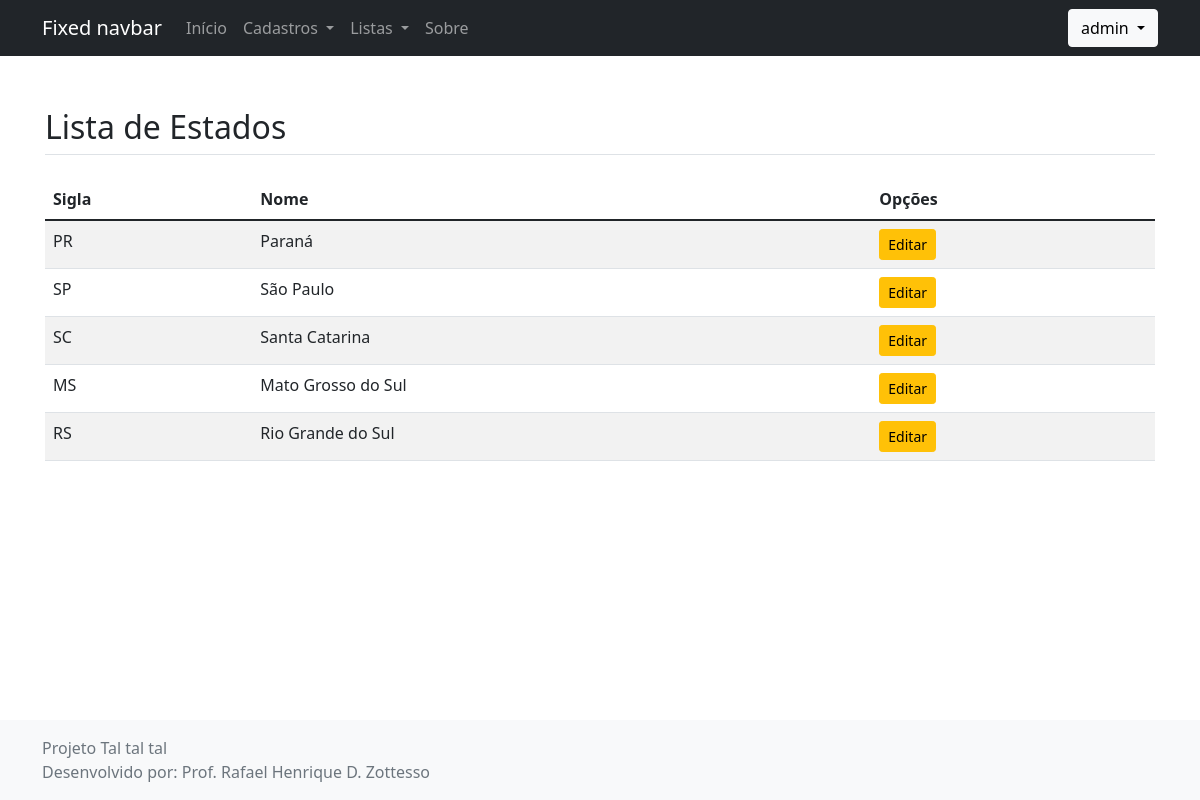
Before: /listar/estado/ (signed in) with the older database file.
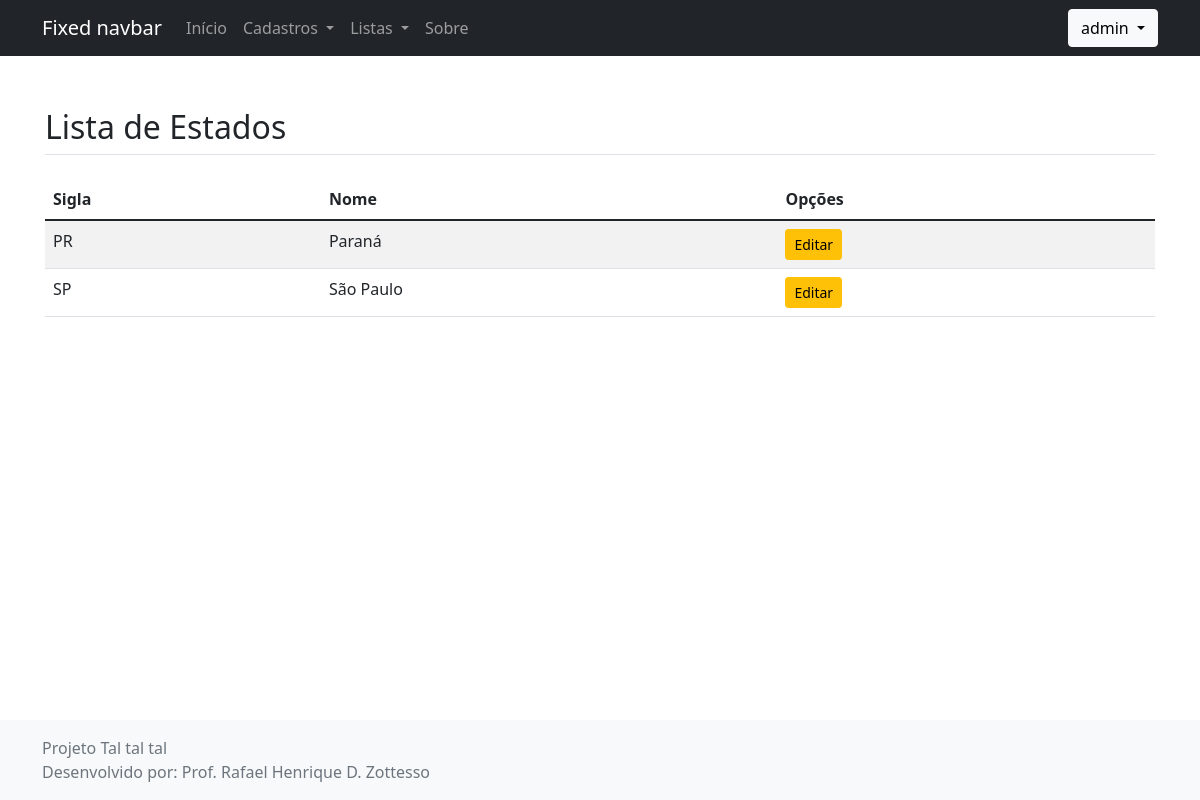
After: the same page with the newer database file.
### cadastros/models.py (models this page shows, shortened)
class Estado(models.Model):
    sigla = models.CharField(max_length=2, unique=True)
    nome = models.CharField(max_length=50)

### cadastros/views.py (the view)
# urls.py: path('listar/estado/', EstadoList.as_view(), name='listar-estado'),
class EstadoList(LoginRequiredMixin, ListView):
    login_url = reverse_lazy('index')
    model = Estado
    template_name = 'cadastros/listas/estados.html'

### cadastros/templates/cadastros/listas/estados.html
{% extends 'paginas/modelo.html' %}
{% load static %}
{% block conteudo %}
<h2 class="mt-4 mb-4 border-bottom pb-2">
    Lista de Estados
</h2>
<table class="table table-striped">
    <thead>
        <tr>
            <th>Sigla</th>
            <th>Nome</th>
            <th>Opções</th>
        </tr>
    </thead>
    <tbody>
        {% for estado in object_list %}
        <tr>
            <td>{{estado.sigla}}</td>
            <td>{{estado.nome}}</td>
            <td>
                <a href="{% url 'editar-estado' estado.pk %}" class="btn btn-sm btn-warning">Editar</a>
            </td>
        </tr>
        {% empty %}
        <tr>
            <td colspan="100%">Nenhum registro encontrado.</td>
        </tr>
        {% endfor %}
    </tbody>
</table>
{% endblock %}

Changed rows visible on the page:
removed Estado: sigla "SC", nome "Santa Catarina"
removed Estado: sigla "MS", nome "Mato Grosso do Sul"
removed Estado: sigla "RS", nome "Rio Grande do Sul"
